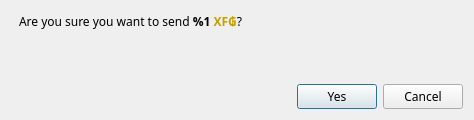
<?xml version="1.0" encoding="UTF-8"?>
<ui version="4.0">
 <class>ConfirmSendDialog</class>
 <widget class="QDialog" name="ConfirmSendDialog">
  <property name="windowModality">
   <enum>Qt::ApplicationModal</enum>
  </property>
  <property name="geometry">
   <rect>
    <x>0</x>
    <y>0</y>
    <width>474</width>
    <height>120</height>
   </rect>
  </property>
  <property name="windowTitle">
   <string>Confirm sending %1 XFG</string>
  </property>
  <layout class="QVBoxLayout" name="verticalLayout">
   <item>
    <layout class="QVBoxLayout" name="verticalLayout_2">
     <item>
      <widget class="QLabel" name="m_confirmLabel">
       <property name="minimumSize">
        <size>
         <width>0</width>
         <height>21</height>
        </size>
       </property>
       <property name="styleSheet">
        <string notr="true">font-family: Cinzel;</string>
       </property>
       <property name="text">
        <string>&lt;html&gt;&lt;head/&gt;&lt;body&gt;&lt;p&gt;Are you sure you want to send &lt;span style=&quot; font-weight:600;&quot;&gt;%1 &lt;/span&gt;&lt;span style=&quot; font-weight:600; color:#c4a000;&quot;&gt;XF₲&lt;/span&gt;?&lt;/p&gt;&lt;/body&gt;&lt;/html&gt;</string>
       </property>
       <property name="textFormat">
        <enum>Qt::RichText</enum>
       </property>
       <property name="margin">
        <number>-3</number>
       </property>
       <property name="indent">
        <number>8</number>
       </property>
      </widget>
     </item>
     <item>
      <widget class="QLabel" name="m_paymentIdLabel">
       <property name="sizePolicy">
        <sizepolicy hsizetype="Preferred" vsizetype="MinimumExpanding">
         <horstretch>0</horstretch>
         <verstretch>0</verstretch>
        </sizepolicy>
       </property>
       <property name="minimumSize">
        <size>
         <width>0</width>
         <height>17</height>
        </size>
       </property>
       <property name="styleSheet">
        <string notr="true">font-family: Cinzel;</string>
       </property>
       <property name="text">
        <string/>
       </property>
       <property name="textFormat">
        <enum>Qt::RichText</enum>
       </property>
       <property name="margin">
        <number>0</number>
       </property>
       <property name="indent">
        <number>0</number>
       </property>
      </widget>
     </item>
    </layout>
   </item>
   <item>
    <spacer name="verticalSpacer">
     <property name="orientation">
      <enum>Qt::Vertical</enum>
     </property>
     <property name="sizeType">
      <enum>QSizePolicy::MinimumExpanding</enum>
     </property>
     <property name="sizeHint" stdset="0">
      <size>
       <width>20</width>
       <height>10</height>
      </size>
     </property>
    </spacer>
   </item>
   <item>
    <layout class="QHBoxLayout" name="horizontalLayout_2">
     <item>
      <spacer name="horizontalSpacer">
       <property name="orientation">
        <enum>Qt::Horizontal</enum>
       </property>
       <property name="sizeHint" stdset="0">
        <size>
         <width>40</width>
         <height>20</height>
        </size>
       </property>
      </spacer>
     </item>
     <item>
      <widget class="QPushButton" name="m_okButton">
       <property name="styleSheet">
        <string notr="true">font-family: cinzel;</string>
       </property>
       <property name="text">
        <string>Yes</string>
       </property>
       <property name="icon">
        <iconset resource="../../resources.qrc">
         <normaloff>:/icons/transaction</normaloff>:/icons/transaction</iconset>
       </property>
      </widget>
     </item>
     <item>
      <widget class="QPushButton" name="m_cancelButton">
       <property name="styleSheet">
        <string notr="true">font-family: cinzel;</string>
       </property>
       <property name="text">
        <string>Cancel</string>
       </property>
       <property name="icon">
        <iconset resource="../../resources.qrc">
         <normaloff>:/icons/cancel</normaloff>:/icons/cancel</iconset>
       </property>
      </widget>
     </item>
    </layout>
   </item>
  </layout>
 </widget>
 <resources>
  <include location="../../resources.qrc"/>
 </resources>
 <connections>
  <connection>
   <sender>m_okButton</sender>
   <signal>clicked()</signal>
   <receiver>ConfirmSendDialog</receiver>
   <slot>accept()</slot>
   <hints>
    <hint type="sourcelabel">
     <x>500</x>
     <y>62</y>
    </hint>
    <hint type="destinationlabel">
     <x>276</x>
     <y>44</y>
    </hint>
   </hints>
  </connection>
  <connection>
   <sender>m_cancelButton</sender>
   <signal>clicked()</signal>
   <receiver>ConfirmSendDialog</receiver>
   <slot>reject()</slot>
   <hints>
    <hint type="sourcelabel">
     <x>417</x>
     <y>62</y>
    </hint>
    <hint type="destinationlabel">
     <x>276</x>
     <y>44</y>
    </hint>
   </hints>
  </connection>
 </connections>
</ui>
